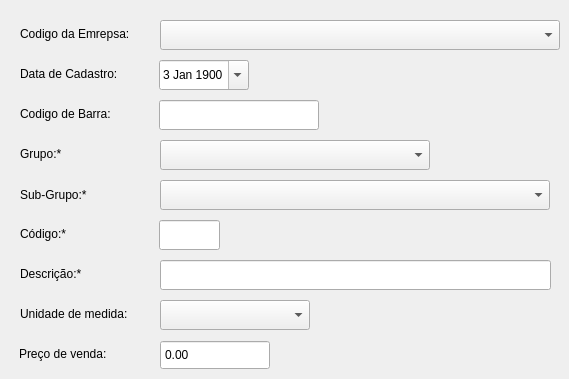
    <widget class="QWidget" name="tab">
     <attribute name="title">
      <string>Cadastro</string>
     </attribute>
     <widget class="QLabel" name="label_2">
      <property name="geometry">
       <rect>
        <x>20</x>
        <y>140</y>
        <width>131</width>
        <height>28</height>
       </rect>
      </property>
      <property name="styleSheet">
       <string notr="true"/>
      </property>
      <property name="text">
       <string>Grupo:*</string>
      </property>
     </widget>
     <widget class="QLabel" name="label_6">
      <property name="geometry">
       <rect>
        <x>20</x>
        <y>220</y>
        <width>131</width>
        <height>28</height>
       </rect>
      </property>
      <property name="styleSheet">
       <string notr="true"/>
      </property>
      <property name="text">
       <string>Código:*</string>
      </property>
     </widget>
     <widget class="QLabel" name="label_29">
      <property name="geometry">
       <rect>
        <x>19</x>
        <y>340</y>
        <width>131</width>
        <height>28</height>
       </rect>
      </property>
      <property name="styleSheet">
       <string notr="true"/>
      </property>
      <property name="text">
       <string>Preço de venda:</string>
      </property>
     </widget>
     <widget class="QDateEdit" name="mdata_cad">
      <property name="geometry">
       <rect>
        <x>159</x>
        <y>60</y>
        <width>90</width>
        <height>30</height>
       </rect>
      </property>
      <property name="styleSheet">
       <string notr="true"/>
      </property>
      <property name="dateTime">
       <datetime>
        <hour>0</hour>
        <minute>0</minute>
        <second>0</second>
        <year>1900</year>
        <month>1</month>
        <day>3</day>
       </datetime>
      </property>
      <property name="calendarPopup">
       <bool>true</bool>
      </property>
     </widget>
     <widget class="QLabel" name="label_9">
      <property name="geometry">
       <rect>
        <x>20</x>
        <y>260</y>
        <width>131</width>
        <height>28</height>
       </rect>
      </property>
      <property name="styleSheet">
       <string notr="true"/>
      </property>
      <property name="text">
       <string>Descrição:*</string>
      </property>
     </widget>
     <widget class="QLabel" name="label_3">
      <property name="geometry">
       <rect>
        <x>20</x>
        <y>180</y>
        <width>131</width>
        <height>30</height>
       </rect>
      </property>
      <property name="styleSheet">
       <string notr="true"/>
      </property>
      <property name="text">
       <string>Sub-Grupo:*</string>
      </property>
     </widget>
     <widget class="QLabel" name="label">
      <property name="geometry">
       <rect>
        <x>20</x>
        <y>60</y>
        <width>131</width>
        <height>28</height>
       </rect>
      </property>
      <property name="styleSheet">
       <string notr="true"/>
      </property>
      <property name="text">
       <string>Data de Cadastro:</string>
      </property>
     </widget>
     <widget class="QLineEdit" name="mcod_merc">
      <property name="geometry">
       <rect>
        <x>159</x>
        <y>220</y>
        <width>61</width>
        <height>30</height>
       </rect>
      </property>
      <property name="styleSheet">
       <string notr="true"/>
      </property>
      <property name="maxLength">
       <number>40</number>
      </property>
     </widget>
     <widget class="QLabel" name="label_10">
      <property name="geometry">
       <rect>
        <x>20</x>
        <y>300</y>
        <width>131</width>
        <height>28</height>
       </rect>
      </property>
      <property name="styleSheet">
       <string notr="true"/>
      </property>
      <property name="text">
       <string>Unidade de medida:</string>
      </property>
     </widget>
     <widget class="QLineEdit" name="mmerc">
      <property name="geometry">
       <rect>
        <x>160</x>
        <y>260</y>
        <width>391</width>
        <height>30</height>
       </rect>
      </property>
      <property name="styleSheet">
       <string notr="true"/>
      </property>
      <property name="maxLength">
       <number>40</number>
      </property>
     </widget>
     <widget class="QLineEdit" name="mcod_barr">
      <property name="geometry">
       <rect>
        <x>159</x>
        <y>100</y>
        <width>160</width>
        <height>30</height>
       </rect>
      </property>
      <property name="styleSheet">
       <string notr="true"/>
      </property>
     </widget>
     <widget class="QLabel" name="label_7">
      <property name="geometry">
       <rect>
        <x>20</x>
        <y>100</y>
        <width>131</width>
        <height>28</height>
       </rect>
      </property>
      <property name="styleSheet">
       <string notr="true"/>
      </property>
      <property name="text">
       <string>Codigo de Barra:</string>
      </property>
     </widget>
     <widget class="QComboBox" name="comboBox">
      <property name="geometry">
       <rect>
        <x>160</x>
        <y>140</y>
        <width>270</width>
        <height>30</height>
       </rect>
      </property>
      <property name="styleSheet">
       <string notr="true"/>
      </property>
     </widget>
     <widget class="QComboBox" name="comboBox_4">
      <property name="geometry">
       <rect>
        <x>160</x>
        <y>180</y>
        <width>390</width>
        <height>30</height>
       </rect>
      </property>
      <property name="styleSheet">
       <string notr="true"/>
      </property>
     </widget>
     <widget class="QComboBox" name="comboBox_5">
      <property name="geometry">
       <rect>
        <x>160</x>
        <y>300</y>
        <width>150</width>
        <height>30</height>
       </rect>
      </property>
      <property name="styleSheet">
       <string notr="true"/>
      </property>
     </widget>
     <widget class="QDoubleSpinBox" name="doubleSpinBox_2">
      <property name="geometry">
       <rect>
        <x>160</x>
        <y>340</y>
        <width>110</width>
        <height>30</height>
       </rect>
      </property>
      <property name="styleSheet">
       <string notr="true"/>
      </property>
      <property name="buttonSymbols">
       <enum>QAbstractSpinBox::NoButtons</enum>
      </property>
      <property name="maximum">
       <double>999999.989999999990687</double>
      </property>
     </widget>
     <widget class="QLabel" name="label_22">
      <property name="geometry">
       <rect>
        <x>20</x>
        <y>20</y>
        <width>130</width>
        <height>28</height>
       </rect>
      </property>
      <property name="styleSheet">
       <string notr="true"/>
      </property>
      <property name="text">
       <string>Codigo da Emrepsa:</string>
      </property>
     </widget>
     <widget class="QComboBox" name="comboBox_15">
      <property name="geometry">
       <rect>
        <x>160</x>
        <y>20</y>
        <width>400</width>
        <height>30</height>
       </rect>
      </property>
     </widget>
    </widget>
